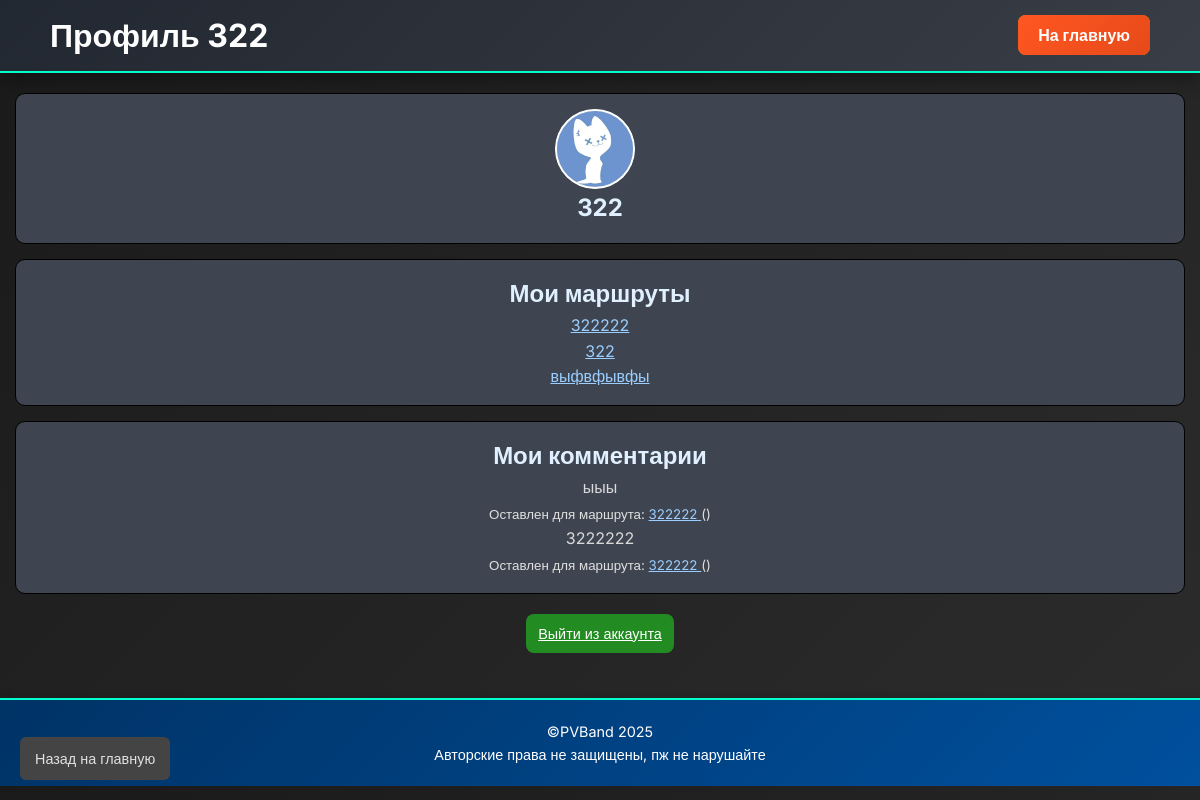
Page /user/1 (signed in) on the committed database.
### app.py (models this page shows, shortened)
class User(db.Model, UserMixin):
    id = db.Column(db.Integer, primary_key=True)
    username = db.Column(db.String(50), unique=True, nullable=False)
    password = db.Column(db.String(200), nullable=False)
    avatar_url = db.Column(db.String(300))
    is_moderator = db.Column(db.Boolean, default=False)

class Route(db.Model):
    __tablename__ = 'route'
    id = db.Column(db.Integer, primary_key=True)
    title = db.Column(db.String(100), nullable=False)
    description = db.Column(db.Text)
    is_private = db.Column(db.Boolean, default=False)
    moderated = db.Column(db.Boolean, default=False)
    user_id = db.Column(db.Integer, db.ForeignKey('user.id'))
    photos = db.relationship('Photo', backref='route', lazy=True)
    comments = db.relationship('Comment', backref='route', lazy=True)
    changes = db.relationship('ChangeHistory', backref='route', lazy=True)
    landmarks = db.relationship('Landmark', backref='route', lazy=True)
    points = db.Column(db.Text, nullable=True)
    allMarkers = db.Column(db.Text, nullable=True)
    ratings = db.relationship('Rating', backref='route', lazy='dynamic')

class Comment(db.Model):
    id = db.Column(db.Integer, primary_key=True)
    text = db.Column(db.Text, nullable=False)
    rating = db.Column(db.Integer)
    user_id = db.Column(db.Integer, db.ForeignKey('user.id'))
    route_id = db.Column(db.Integer, db.ForeignKey('route.id'))
    user = db.relationship('User', backref='comments')

### app.py (the view)
@app.route('/user/<int:user_id>')
@login_required
def user_profile(user_id):
    user = User.query.get_or_404(user_id)
    comments = Comment.query.filter_by(user_id=user.id).all()
    routes = Route.query.filter_by(user_id=user.id).all()
    return render_template('user_profile.html', user=user, comments=comments, routes=routes)

### app.py (called while the page is built)
@login_manager.user_loader
def load_user(user_id):
    return User.query.get(int(user_id))

### templates/user_profile.html (shortened to what this page needs)
<!DOCTYPE html>
<html lang="ru">
<head>
  <link rel="stylesheet" href="{{ url_for('static', filename='css/styles.css') }}">
  <link rel="stylesheet" href="{{ url_for('static', filename='css/user_profile.css') }}">
</head>
<body>
  <header>
    <div class="header-container">
      <div class="site-title">
        <h1>Профиль {{ user.username }}</h1>
      </div>
      <div class="user-actions">
          <div class="user-info">
            <div class="user-details">
              <a class="profile-link" href="{{ url_for('index') }}">На главную</a>
            </div>
          </div>
      </div>
    </div>
  </header>
  <main>
    <div class="profile-section">
      {% if current_user.is_authenticated and current_user.id == user.id %}
        <div class="avatar" id="avatar-container">
          {% if user.avatar_url %}
            <img src="{{ user.avatar_url }}" alt="Аватар">
          {% else %}
            <img src="{{ url_for('static', filename='images/default-avatar.png') }}" alt="Аватар">
          {% endif %}
        </div>
        <form id="avatar-upload-form" action="{{ url_for('upload_avatar') }}" method="POST" enctype="multipart/form-data" class="upload-form">
          <input type="file" name="avatar" id="avatar-input" accept="image/*">
        </form>
      {% else %}
        <div class="avatar">
          {% if user.avatar_url %}
            <img src="{{ user.avatar_url }}" alt="Аватар">
          {% else %}
            <img src="{{ url_for('static', filename='images/default-avatar.png') }}" alt="Аватар">
          {% endif %}
        </div>
      {% endif %}
      <div>
        <h2><b>{{ user.username }}</b></h2>
      </div>
    </div>
    <div class="profile-section">
      <h2>Мои маршруты</h2>
      {% if routes %}
        <ul>
          {% for route in routes %}
            <li>
              <a href="{{ url_for('view_route', route_id=route.id) }}">{{ route.title }}</a>
            </li>
          {% endfor %}
        </ul>
      {% else %}
        <p>Нет маршрутов</p>
      {% endif %}
    </div>
    <div class="profile-section">
      <h2>Мои комментарии</h2>
      {% if comments %}
        <ul>
          {% for comment in comments %}
          <div class="comment">
            <p>{{ comment.text }}</p>
            <small>Оставлен для маршрута:
              <a href="/route/{{ comment.route.id }}">
                {{ comment.route.title }}
              </a> ({{ comment.created_at }})
            </small>
          </div>
          {% endfor %}
        </ul>
      {% else %}
        <p>Нет комментариев</p>
      {% endif %}
    </div>
    <div style='text-align: center;'>
      <a href="/logout" class="btn">Выйти из аккаунта</a>
    </div>
    <a class="back btn" href="{{ url_for('index') }}">Назад на главную</a>
  </main>
  <footer>
    <p>&copy;PVBand {{ current_year if current_year is defined else 2025 }} </p>
    <p>Авторские права не защищены, пж не нарушайте</p>
  </footer>
</body>
</html>

### static/css/styles.css (style rules this page uses)
* { margin: 0; padding: 0; box-sizing: border-box; }
body { font-family: 'Inter', sans-serif; background: linear-gradient(135deg, #1a1a1a, #2c2c2c); color: #e0e0e0; line-height: 1.6; }
header { background: linear-gradient(135deg, #222831, #393e46); color: #fff; padding: 10px 0 10px 0; box-shadow: 0 8px 16px rgba(0, 0, 0, 0.3); border-bottom: 2px solid #00ffcc; }
.user-info { display: flex; justify-content: flex-start; align-items: center; gap: 12px; }
.header-container { display: flex; justify-content: space-between; align-items: center; max-width: 1100px; margin: 0 auto; }
.site-title { display: flex; justify-content: flex-start; align-items: center; gap: 12px; }
.create-route-btn, .profile-link, .login-btn { background: linear-gradient(135deg, #ff5722, #e64a19); color: #fff; padding: 10px 20px; border-radius: 8px; text-decoration: none; font-weight: 600; transition: background 0.3s, transform 0.3s, box-shadow 0.3s; }
footer p { color: #ffffff; font-size: 0.9em; }
.profile-link, .login-btn { background-color: #ff8c00; color: #fff; padding: 10px 20px; border-radius: 8px; text-decoration: none; font-weight: 600; transition: background-color 0.2s, transform 0.2s, box-shadow 0.2s; }
.avatar img { width: 50px; height: 50px; border-radius: 50%; object-fit: cover; border: 2px solid #fff; transition: transform 0.2s; }
main { max-width: 1200px; margin: 20px auto; padding: 0 15px; }
.btn { display: inline-block; background-color: #228b22; color: #fff; border: none; padding: 8px 12px; border-radius: 8px; margin: 5px; cursor: pointer; font-size: 0.9em; transition: background-color 0.2s, transform 0.2s, box-shadow 0.2s; }
footer { background: linear-gradient(135deg, #003366, #00509e); color: #fff; text-align: center; padding: 20px; margin-top: 40px; box-shadow: 0 -4px 6px rgba(0, 0, 0, 0.1); border-top: 2px solid #00ffcc; }
.profile-section { background: #3e4550 !important; margin: auto; text-align: center; border-color: #000000 !important; border-radius: 10px; }
.profile-section h2 { color: #e0f0ff; }
.profile-section a { color: #9bceff; }
.profile-section p { color: #dadada; }
.profile-section ul { list-style: none; }
.back.btn { position: fixed; bottom: 15px; left: 15px; background: #444; color: #e0e0e0; padding: 10px 15px; border-radius: 6px; font-size: 0.9em; text-decoration: none; z-index: 1000; transition: background 0.2s, transform 0.2s; }

### static/css/user_profile.css (style rules this page uses)
.profile-section { border: 1px solid #ddd; padding: 15px; margin-bottom: 15px; background: #fafafa; }
.avatar img { width: 100%; height: 100%; object-fit: cover; }

### rows in the picture
User: username "322"
Route: title "322222"
Route: title "322"
Route: title "выфвфывфы"
Comment: text "ыыы", route "322222"
Comment: text "3222222", route "322222"

### other values in the picture
{{ current_year if current_year is defined else 2025 }} "2025"
